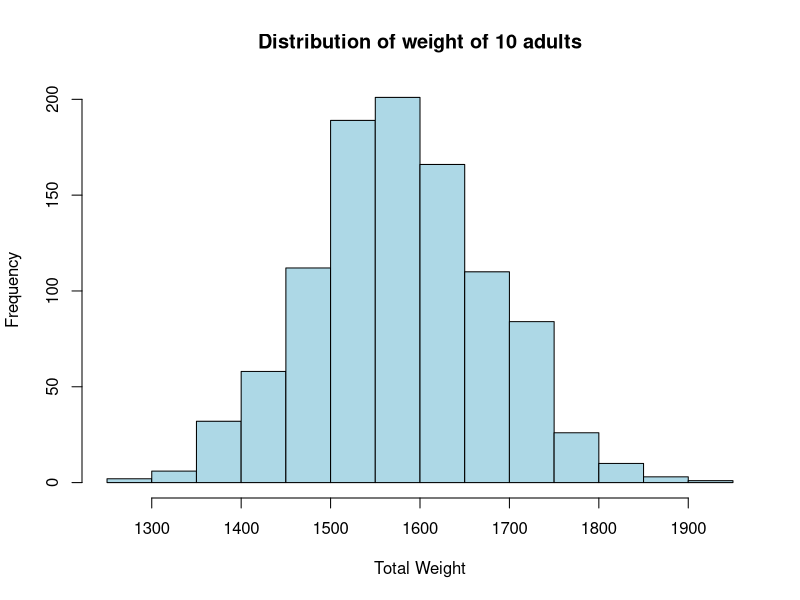
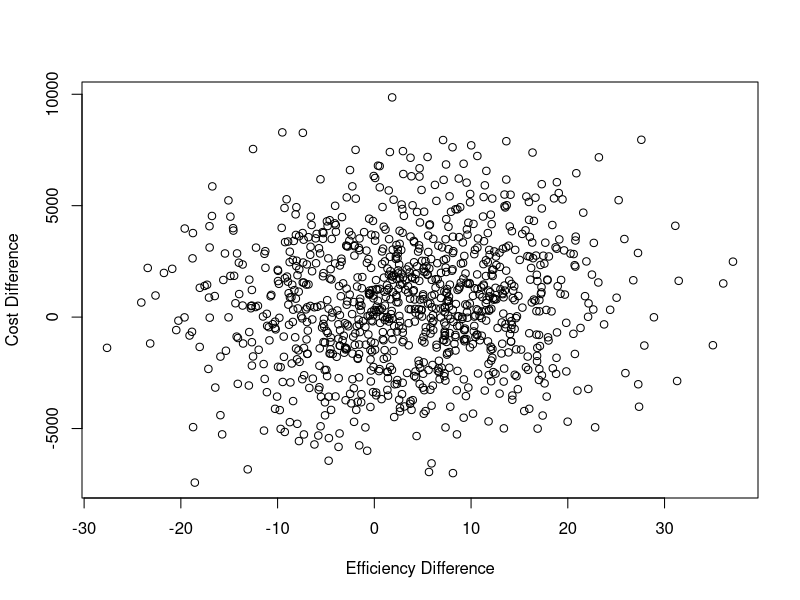
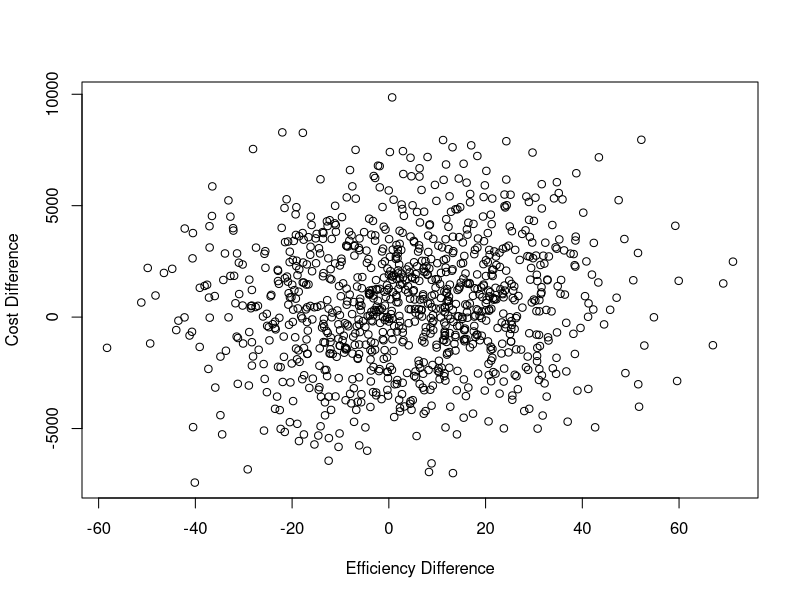

Recreate these plots in R, in order.
## ---- chunk 1
library(tidyverse)
library(ggplot2)
## ---- chunk 2
set.seed(111)
# Parameters
prob_male <- 0.48
man_log_mean <- 5.13
man_log_sd <- 0.17
woman_log_mean <- 4.96
woman_log_sd <- 0.20
num_adults <- 10
weight_capacity <- 1750

# Simulating the process
num_sims <- 1000
total_weight <- rep(NA, num_sims)
for (s in 1:num_sims) {
    male <- rbinom(num_adults, 1, prob_male)
    log_weight <- ifelse(
        male == 1,
        rnorm(num_adults, man_log_mean, man_log_sd),
        rnorm(num_adults, woman_log_mean, woman_log_sd))
    weight <- exp(log_weight)
    total_weight[s] <- sum(weight)
}

# Creating histogram of distribution
hist(total_weight, main="Distribution of weight of 10 adults", col = 'lightblue', xlab='Total Weight') 
## ---- chunk 3
# Probability that total weight exceeds
length(Filter(function(w) { w > weight_capacity }, total_weight)) / num_sims
## ---- chunk 4
# Parameters
saving_per_unit <- 5
saving_per_unit_se <- 4

size_market <- 40000
size_market_se <- 10000

n_sims1 <- 10000

# Simulations
savings <- rnorm(n_sims1, saving_per_unit, saving_per_unit_se)
market <- rnorm(n_sims1, size_market, size_market_se)

total_savings <- savings*market

# Estimation of what has been saved
mean_total_savings <- mean(total_savings)
mean_total_savings
## ---- chunk 5
set.seed(123)

# Parameters
cost_diff_mean <- 600
cost_diff_se <- 400
cost_samplesize <- 51

eff_diff_mean <- 3
eff_diff_se <- 1
eff_samplesize <- 101

n_sims <- 1000

# Creating simulations
cost_diff <- rnorm(n_sims, cost_diff_mean, cost_diff_se*sqrt(cost_samplesize))
eff_diff <- rnorm(n_sims, eff_diff_mean, eff_diff_se*sqrt(eff_samplesize))

# Scatterplot
plot(x = eff_diff, y = cost_diff, xlab = "Efficiency Difference", ylab = "Cost Difference", main="")
## ---- chunk 6
ratio <- cost_diff/eff_diff

ratio_percentiles <- quantile(ratio, c(0.5, 0.95))

ratio_percentiles
## ---- chunk 7
set.seed(123)

# Parameters
cost_diff_mean1 <- 600
cost_diff_se1 <- 400
cost_samplesize1 <- 51

eff_diff_mean1 <- 3
eff_diff_se1 <- 2
eff_samplesize1 <- 101

n_sims <- 1000

# Simulations
cost_diff1 <- rnorm(n_sims, cost_diff_mean1, cost_diff_se1*sqrt(cost_samplesize1))
eff_diff1 <- rnorm(n_sims, eff_diff_mean1, eff_diff_se1*sqrt(eff_samplesize1))

# Scatterplot
plot(x = eff_diff1, y = cost_diff1, xlab = "Efficiency Difference", ylab = "Cost Difference")

# Creating percentiles
ratio1 <- cost_diff1/eff_diff1

ratio_percentiles1 <- quantile(ratio1, c(0.5, 0.95))

ratio_percentiles1
